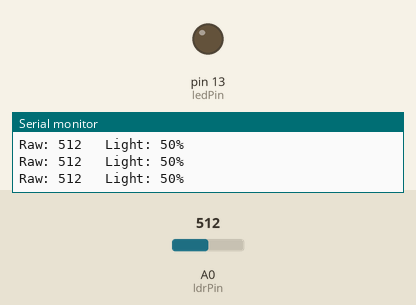
The sketch below on a simulated Arduino Uno, built with avr-gcc and run on an emulated ATmega328P. Shown: output pins drawn as LEDs (lit = HIGH), the last lines printed to the serial monitor. The test bench sets the inputs (shaded band); at power-on: A0 (ldrPin) = 512.

Above: at 1.2 s.
1.3 s: A0 (ldrPin) set to 363
2.8 s: A0 (ldrPin) set to 335
At 3.6 s:
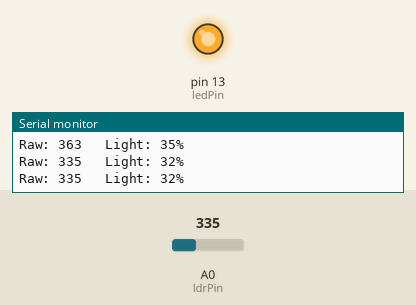
4.5 s: A0 (ldrPin) set to 360
At 4.9 s:
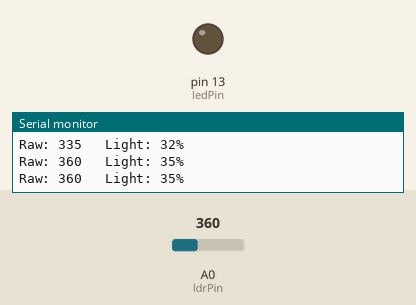
6.0 s: A0 (ldrPin) set to 340
At 7.3 s:
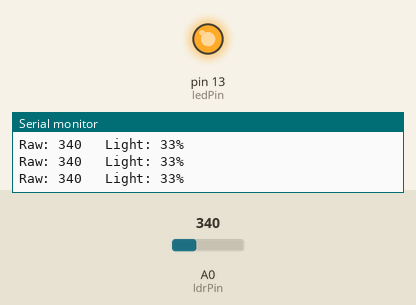
Timing chart, 0 to 8.5 s (numbered marks = the images above; inputs shaded):
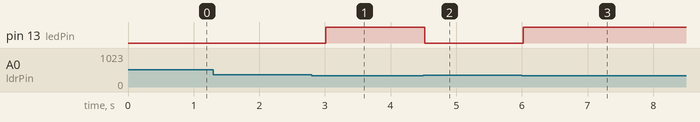

The sketch:

ldr.ino
```cpp
const int ldrPin = A0;   // LDR voltage divider output → A0
const int ledPin = 13;   // Onboard LED

// Simple threshold (tune after testing): lower value = darker
int darkThreshold = 350; // Try 350; adjust to your room lighting

void setup() {
  Serial.begin(9600);
  pinMode(ledPin, OUTPUT);
  Serial.println(" LDR Light Meter");
  Serial.println("-------------------------------");
}

void loop() {
  // Read the LDR once (0..1023 from 10-bit ADC)
  int sensorValue = analogRead(ldrPin);

  // Convert to a rough percentage (0 = dark, 100 = bright)
  int lightPercent = map(sensorValue, 0, 1023, 0, 100);
  if (lightPercent < 0)   lightPercent = 0;
  if (lightPercent > 100) lightPercent = 100;

  // Simple LED indicator: ON when it's dark
  if (sensorValue < darkThreshold) {
    digitalWrite(ledPin, HIGH);
  } else {
    digitalWrite(ledPin, LOW);
  }

  // Print result
  Serial.print("Raw: ");
  Serial.print(sensorValue);
  Serial.print("   Light: ");
  Serial.print(lightPercent);
  Serial.println("%");

  delay(300); // Update about 3 times per second
}
```

Measured:
- the behaviour switches between 350 and 349 on A0 (ldrPin) (found by bisection; images 0 and 1)
- after the input at 2.8 s, pin 13 (ledPin): LOW → HIGH after 0.22 s
- after the input at 4.5 s, pin 13 (ledPin): HIGH → LOW at once
- after the input at 6.0 s, pin 13 (ledPin): LOW → HIGH at once
